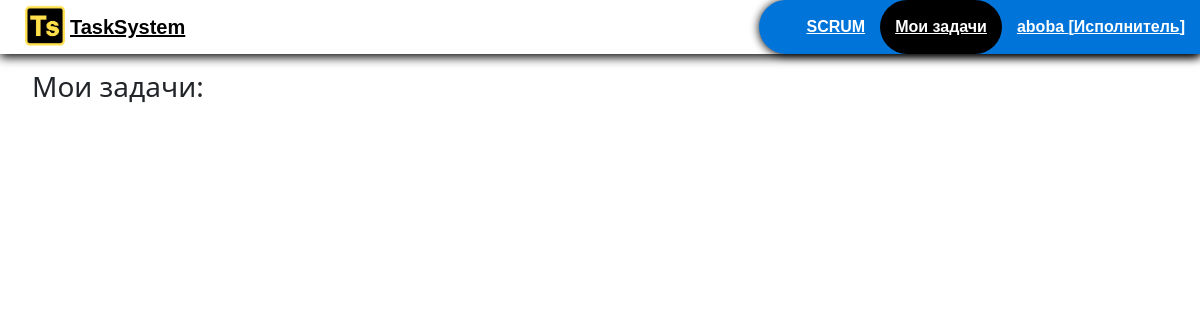
Page /tasks/ (signed in) on the earlier database version.
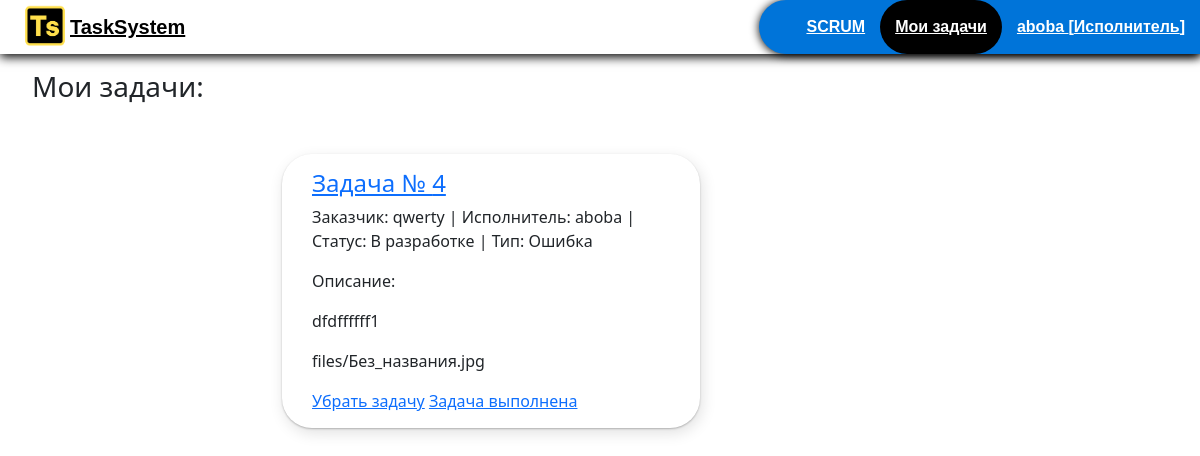
Same page on the later database version.
### mytasks/models.py (models this page shows, shortened)
class MyTask(models.Model):
    user = models.ForeignKey(get_user_model(), on_delete=models.CASCADE, related_name='mytask', verbose_name="Пользователь")
    task = models.ForeignKey(Task, on_delete=models.CASCADE, verbose_name="Задача")
    add_time = models.DateTimeField(auto_now_add=True)

### mainapp/models.py (models this page shows, shortened)
class Task(models.Model):
    author = models.ForeignKey(get_user_model(), on_delete=models.CASCADE, verbose_name="Автор", default=get_user_model(), related_name='authors', blank=True)
    executor = models.ForeignKey(CustomUser, on_delete=models.CASCADE, verbose_name="Исполнитель", default=None, related_name='executors', blank=True, null=True)
    title = models.CharField("Заголовок", max_length=100, default=None)
    description = models.TextField("Описание", max_length=250, default="")
    files = models.FileField(upload_to="files/", verbose_name="Файлы", blank=True, default=None)
    tasktype = models.ForeignKey(TaskType, on_delete=models.DO_NOTHING, verbose_name="Тип заявки", default=None)
    status = models.ForeignKey(Status, on_delete=models.DO_NOTHING, verbose_name="Статус", default="В ожидании")
    created = models.DateTimeField(auto_now_add=True, auto_now=False)
    updated = models.DateTimeField(auto_now_add=False, auto_now=True)

### authapp/models.py (models this page shows)
class CustomUser(AbstractUser):
    LastAuthDate = models.DateTimeField(auto_now=True)
    is_active = models.BooleanField(verbose_name="Пользователь активирован", default=False)

### edit_directory/models.py (models this page shows)
class Status(models.Model):
    COLOR_CHOICES = [
        ("GR", "Зеленый"),
        ("RD", "Красный"),
        ("YE", "Желтый"),
        ("DR", "Серый")
    ]
    COLOR_PALETTE = [
        ("#FFFFFF", "white", ),
        ("#000000", "black", ),
    ]
    name = models.CharField(verbose_name="Название статуса", max_length=50, default=None)
    comment_is_active = models.BooleanField(verbose_name="Возможность комментировать", default=False)
    color_status = models.CharField(verbose_name="Цвет статуса", max_length=7, default= "#000000")
    image_status = models.ImageField(verbose_name="Иконка статуса", upload_to='image_status/', default=None, blank=True)
    next_status = models.ManyToManyField('self', blank=True)
    def __str__(self):
        return self.name

class TaskType(models.Model):
    name = models.CharField(max_length=30, verbose_name="Тип заявки")
    def __str__(self):
        return f"{self.name}"

### mytasks/views.py (the view)
# urls.py: path("", edit_directory.view, name='directory_view'),
@login_required
def view(request):
    try:
        right = Right.objects.get(user_id=request.user)
    except:
        right = None
    return render(request, 'mytasks/base.html', context={
        'title':"Мои задачи",
        'mytasks': MyTask.objects.filter(user=request.user),
        "right":right,
        "comments": Comment.objects.all()
    })

### mainapp/templates/mytasks/base.html
{% load static %}
{% include 'mainapp/includes/menu_inc.html' %}
<div class='page_style'>
<h3>Мои задачи:</h3>
{% include 'mytasks/includes/mytasks_inc.html' %}
</div>
</body>
</html>

### mainapp/templates/mytasks/includes/mytasks_inc.html
{% load static %}
{% for mytask in mytasks %}
<div class="task_container" style="--status-color: {{mytask.task.status.color_status}};">
  <a href={%url 'task' mytask.task.id %}><h4>Задача № {{mytask.task.id}}</h4></a>
  <p> Заказчик: {{mytask.task.author}} | Исполнитель: {{mytask.task.executor}} | Статус: {{ mytask.task.status }} | Тип: {{ mytask.task.tasktype }}</p>
  <p>Описание: </p>
  <p>{{mytask.task.description}}</p>
  <p>{{mytask.task.files}}</p>
  <a class="button" href="{% url 'mytasks:delete' mytask.id %}">Убрать задачу</a>
  <a class="button" href="{% url 'mytasks:complete' mytask.id %}">Задача выполнена</a>
</div>
{% endfor %}

Differences in the rows shown:
added MyTask: task.id "4", task.author "qwerty", task.executor "aboba", task.status "В разработке", task.tasktype "Ошибка", task.description "dfdffffff1", task.files "files/Без_названия.jpg"
